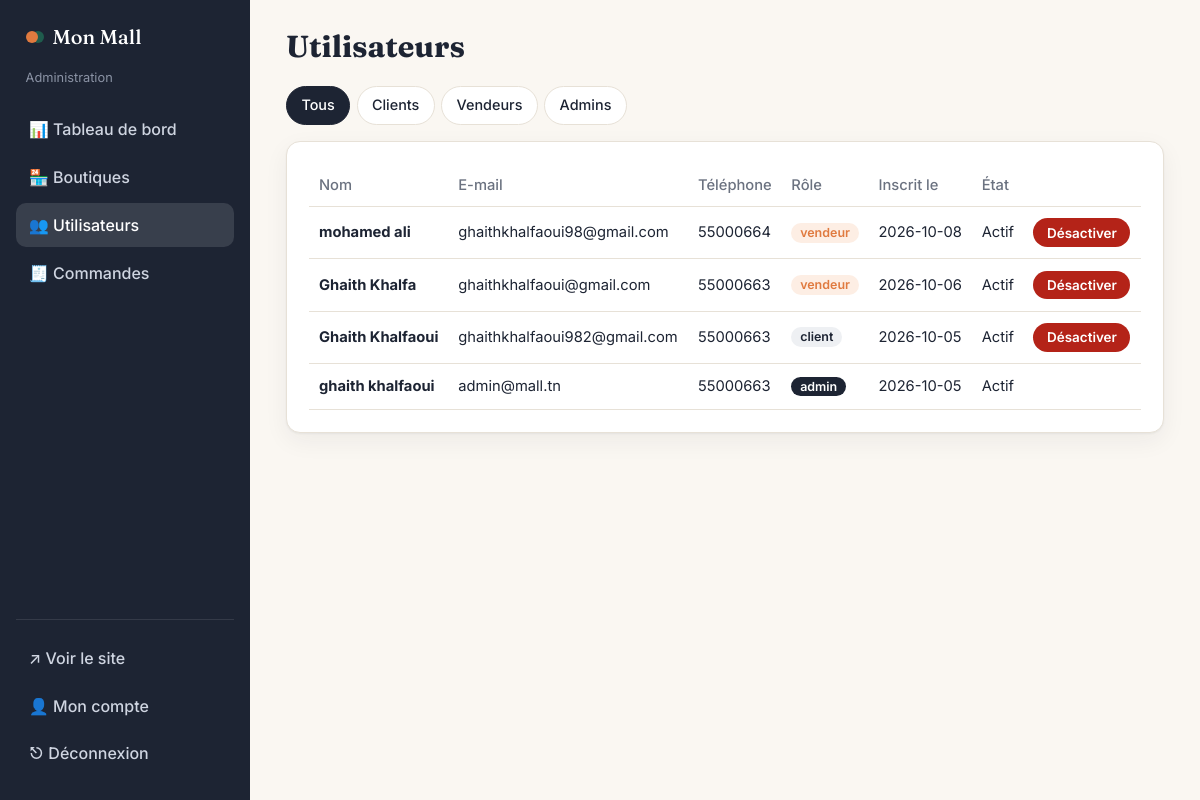
The app's page /admin/utilisateurs (signed in) with its own data.
### tables this page shows
CREATE TABLE users (
    id            INTEGER PRIMARY KEY AUTOINCREMENT,
    nom           TEXT NOT NULL,
    email         TEXT NOT NULL UNIQUE,
    telephone     TEXT,
    password_hash TEXT NOT NULL,
    role          TEXT NOT NULL CHECK (role IN ('client', 'vendeur', 'admin')),
    actif         INTEGER NOT NULL DEFAULT 1,
    created_at    TEXT NOT NULL DEFAULT (datetime('now', 'localtime'))
);

### app/admin.py (the view)
@admin_bp.route("/utilisateurs")
def utilisateurs():
    role = request.args.get("role", "")
    sql, args = "SELECT * FROM users", ()
    if role:
        sql += " WHERE role = ?"
        args = (role,)
    return render_template("admin/utilisateurs.html", users=query(sql + " ORDER BY created_at DESC", args),
                           filtre=role)

### app/admin.py (called while the page is built)
@admin_bp.before_request
@login_required("admin")
def proteger():
    pass

### app/auth.py (called while the page is built)
def load_user():
    g.user = None
    uid = session.get("user_id")
    if uid:
        user = query("SELECT * FROM users WHERE id = ?", (uid,), one=True)
        if user and user["actif"]:
            g.user = user
        else:
            session.pop("user_id", None)

### app/db.py (called while the page is built)
def get_db():
    if "db" not in g:
        g.db = sqlite3.connect(current_app.config["DATABASE"])
        g.db.row_factory = sqlite3.Row
        g.db.execute("PRAGMA foreign_keys = ON")
    return g.db

def query(sql, args=(), one=False):
    rows = get_db().execute(sql, args).fetchall()
    return (rows[0] if rows else None) if one else rows

### app/utils.py (called while the page is built)
def login_required(*roles):
    def decorator(view):
        @wraps(view)
        def wrapped(*args, **kwargs):
            if g.user is None:
                flash("Connectez-vous pour continuer.", "error")
                return redirect(url_for("auth.connexion", next=request.full_path))
            if roles and g.user["role"] not in roles:
                flash("Vous n'avez pas accès à cette page.", "error")
                return redirect(url_for("main.index"))
            return view(*args, **kwargs)
        return wrapped
    return decorator

### app/templates/admin/utilisateurs.html (shortened to what this page needs)
{% extends "admin/base.html" %}
{% block heading %}Utilisateurs{% endblock %}
{% block admin %}
<div class="tabs">
  {% for val, label in [('', 'Tous'), ('client', 'Clients'), ('vendeur', 'Vendeurs'), ('admin', 'Admins')] %}
    <a href="{{ url_for('admin.utilisateurs', role=val or None) }}" class="{{ 'active' if filtre == val }}">{{ label }}</a>
  {% endfor %}
</div>
<section class="panel">
  <div class="table-wrap">
    <table class="table">
      <thead><tr><th>Nom</th><th>E-mail</th><th>Téléphone</th><th>Rôle</th><th>Inscrit le</th><th>État</th><th></th></tr></thead>
      <tbody>
        {% for u in users %}
        <tr class="{{ 'row-off' if not u.actif }}">
          <td><strong>{{ u.nom }}</strong></td>
          <td>{{ u.email }}</td>
          <td>{{ u.telephone or '—' }}</td>
          <td><span class="role role-{{ u.role }}">{{ u.role }}</span></td>
          <td>{{ u.created_at[:10] }}</td>
          <td>{{ 'Actif' if u.actif else 'Désactivé' }}</td>
          <td>
            {% if u.id != user.id %}
            <form method="post" action="{{ url_for('admin.utilisateur_actif', user_id=u.id) }}">
              <button class="btn btn-small {{ 'btn-danger' if u.actif else '' }}">{{ 'Désactiver' if u.actif else 'Réactiver' }}</button>
            </form>
            {% endif %}
          </td>
        </tr>
        {% else %}
        <tr><td colspan="7" class="muted">Aucun utilisateur.</td></tr>
        {% endfor %}
      </tbody>
    </table>
  </div>
</section>
{% endblock %}

### app/static/css/style.css (style rules this page uses)
:root { --bg: #faf7f2; --surface: #ffffff; --ink: #1d2433; --muted: #6b7280; --line: #e7e1d7; --primary: #1f5c4d; --primary-soft: #e6efe9; --accent: #e07a3f; --accent-soft: #fdeee4; --danger: #b42318; --warn-bg: #fff6dd; --warn-ink: #7a5300; --radius: 14px; --shadow: 0 1px 2px rgba(29,36,51,.05), 0 8px 24px rgba(29,36,51,.06); --serif: "Fraunces", Georgia, serif; --sans: "Inter", system-ui, -apple-system, "Segoe UI", sans-serif; }
* { box-sizing: border-box; }
html, body { margin: 0; }
body { font-family: var(--sans); background: var(--bg); color: var(--ink); line-height: 1.55; }
a { color: var(--primary); }
.btn { display: inline-block; text-align: center; background: var(--primary); color: #fff; padding: .7rem 1.25rem; border-radius: 999px; border: 0; font: 600 .95rem var(--sans); text-decoration: none; cursor: pointer; transition: transform .15s, opacity .15s; }
.btn-danger { background: var(--danger); }
.btn-small { padding: .4rem .85rem; font-size: .84rem; }
.panel { background: var(--surface); border: 1px solid var(--line); border-radius: var(--radius); padding: 1.4rem; box-shadow: var(--shadow); }

### app/static/css/dash.css (style rules this page uses)
.panel { margin-bottom: 1rem; }
.tabs { display: flex; gap: .4rem; flex-wrap: wrap; margin-bottom: 1rem; }
.tabs a { padding: .45rem .9rem; border-radius: 999px; text-decoration: none; color: var(--ink); background: var(--surface); border: 1px solid var(--line); font-weight: 500; font-size: .9rem; }
.tabs a.active { background: var(--ink); color: #fff; border-color: var(--ink); }
.table-wrap { overflow-x: auto; }
.table { width: 100%; border-collapse: collapse; font-size: .92rem; }
.table th { text-align: left; color: var(--muted); font-weight: 500; padding: .6rem; border-bottom: 1px solid var(--line); white-space: nowrap; }
.table td { padding: .7rem .6rem; border-bottom: 1px solid var(--line); white-space: nowrap; vertical-align: middle; }
.role { font-size: .78rem; font-weight: 600; padding: .15rem .55rem; border-radius: 999px; background: #eef0f3; }
.role-vendeur { background: var(--accent-soft); color: var(--accent); }
.role-admin { background: var(--ink); color: #fff; }

### records on screen
users: nom "mohamed ali", email "ghaithkhalfaoui98@gmail.com", telephone "55000664", role "vendeur", created_at "2026-10-08", actif "Actif", actif "Désactiver"
users: nom "Ghaith Khalfa", email "ghaithkhalfaoui@gmail.com", telephone "55000663", role "vendeur", created_at "2026-10-06", actif "Actif", actif "Désactiver"
users: nom "Ghaith Khalfaoui", email "ghaithkhalfaoui982@gmail.com", telephone "55000663", role "client", created_at "2026-10-05", actif "Actif", actif "Désactiver"
users: nom "ghaith khalfaoui", email "admin@mall.tn", telephone "55000663", role "admin", created_at "2026-10-05", actif "Actif"

### other values on screen
{{ site_name }} "Mon Mall"
{{ label }} "Tous" "Clients" "Vendeurs" "Admins"
